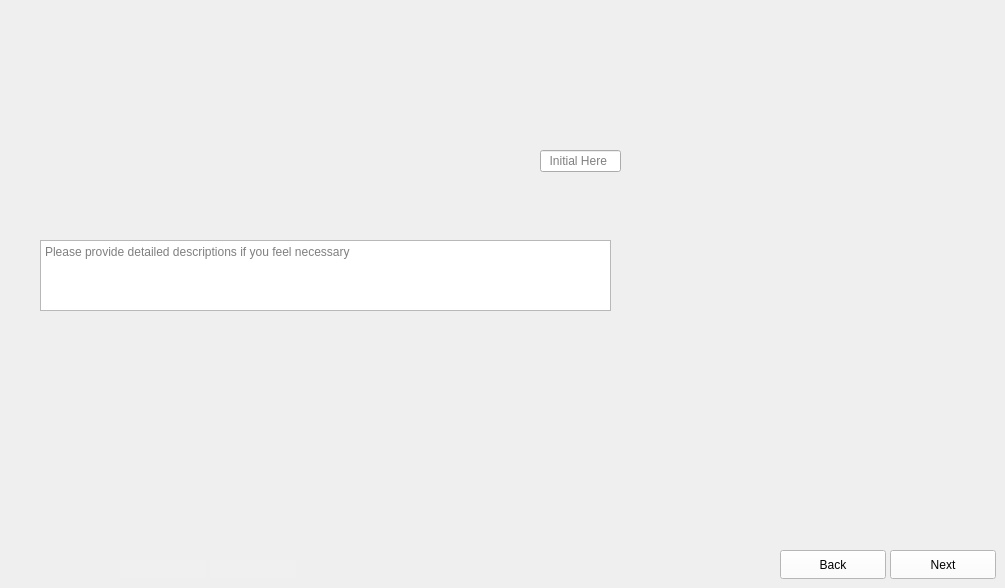
      <widget class="QWidget" name="Dice_Framing_Trench_Pattern_3">
       <property name="maximumSize">
        <size>
         <width>1024</width>
         <height>600</height>
        </size>
       </property>
       <property name="styleSheet">
        <string notr="true">border-image: url(:/images/images/Dice_Framing_Trench_Pattern_3.png);</string>
       </property>
       <widget class="QLineEdit" name="Dice_Framing_Trench_Pattern_3_Data">
        <property name="geometry">
         <rect>
          <x>540</x>
          <y>150</y>
          <width>81</width>
          <height>22</height>
         </rect>
        </property>
        <property name="styleSheet">
         <string notr="true">border-image:None;</string>
        </property>
        <property name="placeholderText">
         <string>  Initial Here</string>
        </property>
       </widget>
       <widget class="QTextEdit" name="Dice_Framing_Trench_Pattern_3_Comments">
        <property name="geometry">
         <rect>
          <x>40</x>
          <y>240</y>
          <width>571</width>
          <height>71</height>
         </rect>
        </property>
        <property name="styleSheet">
         <string notr="true">border-image:None;</string>
        </property>
        <property name="placeholderText">
         <string>Please provide detailed descriptions if you feel necessary </string>
        </property>
       </widget>
       <widget class="QLineEdit" name="Dice_Framing_Trench_Pattern_3_Initials">
        <property name="geometry">
         <rect>
          <x>210</x>
          <y>560</y>
          <width>86</width>
          <height>18</height>
         </rect>
        </property>
        <property name="styleSheet">
         <string notr="true">QLineEdit{
background-color: rgb(240, 240, 240);
border: none;
border-image:None;
}</string>
        </property>
       </widget>
       <widget class="QLineEdit" name="Dice_Framing_Trench_Pattern_3_Dates">
        <property name="geometry">
         <rect>
          <x>120</x>
          <y>560</y>
          <width>86</width>
          <height>18</height>
         </rect>
        </property>
        <property name="styleSheet">
         <string notr="true">QLineEdit{
background-color: rgb(240, 240, 240);
border: none;
border-image:None;
}</string>
        </property>
       </widget>
       <widget class="QPushButton" name="Dice_Framing_Trench_Pattern_3_Next">
        <property name="geometry">
         <rect>
          <x>890</x>
          <y>550</y>
          <width>106</width>
          <height>29</height>
         </rect>
        </property>
        <property name="styleSheet">
         <string notr="true">QPushButton{
background-color: rgb(255, 255, 255);
height: 35px;
border-image:None;
}
QPushButton::hover{
background-color: rgb(0, 0, 255);
}
QPushButton:pressed{
padding-top:7px;
padding-top:7px;
}</string>
        </property>
        <property name="text">
         <string>Next</string>
        </property>
       </widget>
       <widget class="QPushButton" name="Dice_Framing_Trench_Pattern_3_Back">
        <property name="geometry">
         <rect>
          <x>780</x>
          <y>550</y>
          <width>106</width>
          <height>29</height>
         </rect>
        </property>
        <property name="styleSheet">
         <string notr="true">QPushButton{
background-color: rgb(255, 255, 255);
height: 35px;
border-image:None;
}
QPushButton::hover{
background-color: rgb(0, 0, 255);
}
QPushButton:pressed{
padding-top:7px;
padding-top:7px;
}</string>
        </property>
        <property name="text">
         <string>Back</string>
        </property>
       </widget>
      </widget>
